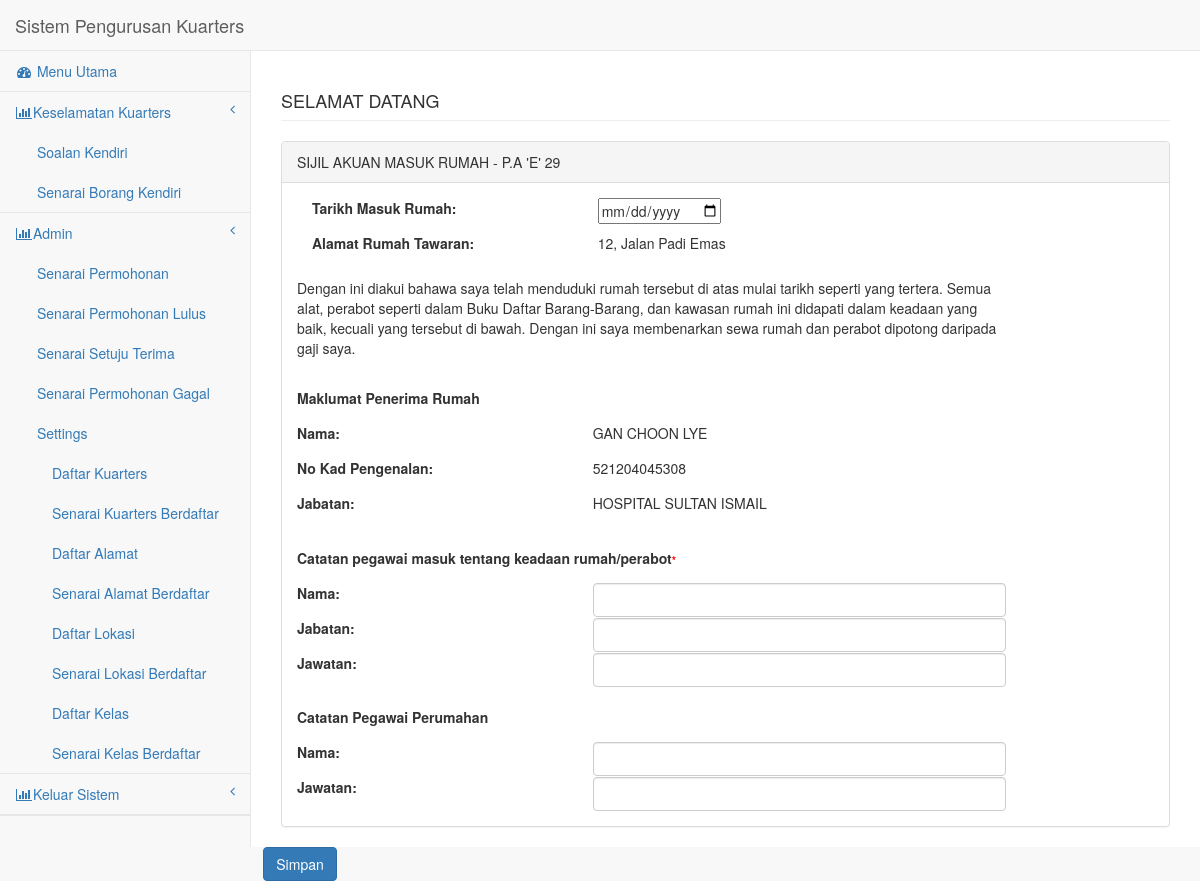
The app's page /pages/akuanmasuk.php with its own data.
### tables this page shows
CREATE TABLE IF NOT EXISTS `tblalamat` (
  `a_id` int(20) NOT NULL AUTO_INCREMENT,
  `a_nama` varchar(250) NOT NULL,
  `a_jabatan` int(11) NOT NULL,
  `a_gred` varchar(30) NOT NULL,
  `a_buka` int(20) NOT NULL COMMENT '1- tak buka 2 -buka',
  `a_susun` int(11) NOT NULL,
  `a_status` int(11) NOT NULL DEFAULT '1',
  PRIMARY KEY (`a_id`)
);

CREATE TABLE IF NOT EXISTS `tablepengguna` (
  `id` int(25) NOT NULL AUTO_INCREMENT,
  `nokadpengenalan` varchar(14) NOT NULL,
  `namapemohon` varchar(255) DEFAULT NULL,
  `katalaluan` varchar(32) NOT NULL,
  `jawatan` varchar(50) NOT NULL,
  `jabatan` varchar(10) DEFAULT NULL,
  `kumpulanb` int(40) NOT NULL,
  `emelrasmi` varchar(50) NOT NULL,
  `notel` varchar(20) NOT NULL,
  `tarikhlantik` date NOT NULL,
  `induksi` text NOT NULL,
  `unit` int(11) DEFAULT NULL,
  `tpbahagian` int(50) NOT NULL,
  `siri` varchar(10) NOT NULL,
  `periksa` text NOT NULL,
  `status` varchar(5) NOT NULL DEFAULT '1',
  `logatt` varchar(5) NOT NULL DEFAULT '0',
  `logerr` varchar(5) NOT NULL DEFAULT '0',
  `status1` int(11) NOT NULL DEFAULT '1',
  `authlevel` int(11) NOT NULL,
  `kategori` int(11) NOT NULL,
  PRIMARY KEY (`id`),
  KEY `ptj` (`jabatan`),
  KEY `unit2` (`unit`),
  KEY `status` (`status1`)
);

CREATE TABLE IF NOT EXISTS `tablejabatan` (
  `id` varchar(3) NOT NULL,
  `kodjabatan` varchar(255) NOT NULL,
  `jabatan` varchar(255) DEFAULT NULL,
  `ptjvalue` int(5) NOT NULL,
  `kod` varchar(20) DEFAULT NULL,
  `ketuajawatan` varchar(255) DEFAULT NULL,
  `alamat` text,
  PRIMARY KEY (`kodjabatan`)
);

### pages/akuanmasuk.php (the view, shortened to what this page needs)
<!DOCTYPE html>
<html lang="en">
<head>
<link href="../bower_components/bootstrap/dist/css/bootstrap.min.css"
  rel="stylesheet">
<link href="../bower_components/metisMenu/dist/metisMenu.min.css"
  rel="stylesheet">
<link href="../dist/css/sb-admin-2.css" rel="stylesheet">
<link href="../bower_components/font-awesome/css/font-awesome.min.css"
  rel="stylesheet" type="text/css">
</head>
<body>
<form method="post" >
  <div id="wrapper">
    <?php include('leftbar.php'); ?>
    <div id="page-wrapper">
      <div class="row">
        <div  class="col-lg-12">
          <h4 class="page-header"><?php echo strtoupper("selamat datang"." ".htmlentities($_SESSION['namapegawai']));?></h4>
        </div>
      </div>
      <div class="row">
        <?php
          $queryp     = "SELECT * from tbl_pemohonan ";
          $resultp    = mysql_query($queryp) or die(mysql_error());
          $datap      = mysql_fetch_array($resultp);
          $idstaff          = $datap['p_staff'];
          $dalamattawaran   = $datap['p_alamattawaran'];
          $queryq     = "SELECT * from tablepengguna WHERE id = '$idstaff'";
          $resultq    = mysql_query($queryq) or die(mysql_error());
          $dataq      = mysql_fetch_array($resultq);
          $spic       = $dataq['nokadpengenalan'];
          $spnama     = $dataq['namapemohon'];
          $sjabatan   = $dataq['jabatan'];
          $queryjabatan = "SELECT * FROM tablejabatan WHERE kodjabatan = '$sjabatan'";
          $resultjabatan  = mysql_query($queryjabatan) or die(mysql_error());
          $datajabatan  = mysql_fetch_array($resultjabatan);
          $sdjabatan = $datajabatan['jabatan'];
          $queryalamat = "SELECT * from tblalamat WHERE a_id = '$dalamattawaran'";
          $resultalamat = mysql_query($queryalamat);
          $dataalamat = mysql_fetch_array($resultalamat);
          $sdalamat = $dataalamat ['a_nama'];
        ?>
        <div class="col-lg-12">
          <div class="panel panel-default">
            <div class="panel-heading">SIJIL AKUAN MASUK RUMAH - P.A 'E' 29 </div>
            <div class="panel-body">
              <div class="row">
                <div class="col-lg-12">
                  <div class="form-group">
                      <div class="col-lg-4">
                        <label>Tarikh Masuk Rumah:</label>
                      </div>
                          <div class="col-lg-6">
                            <input type="date" name="tmasuk" id="tmasuk">
                          </div>
                    </div><br>
                    <div class="form-group">
                      <div class="col-lg-4">
                        <label>Alamat Rumah Tawaran:</label>
                      </div>
                          <div class="col-lg-6">
                            <?php echo $sdalamat ?>
                          </div>
                    </div>
                  </div>
                </div><br>
                <div class="row">
                  <div class="form-group">
                    <div class="col-lg-10">
                      <p>Dengan ini diakui bahawa saya telah menduduki rumah tersebut di atas mulai tarikh seperti yang tertera. Semua alat, perabot seperti dalam Buku Daftar Barang-Barang, dan kawasan rumah ini didapati dalam keadaan yang baik, kecuali yang tersebut di bawah. Dengan ini saya membenarkan sewa rumah dan perabot dipotong daripada gaji saya.</p>
                    </div>
                  </div>
                </div><br>
                <div class="row">
                  <div class="form-group">
                    <div class="col-lg-4">
                        <label>Maklumat Penerima Rumah</label>
                      </div>
                  </div><br>
                  <div class="form-group">
                    <div class="col-lg-4">
                        <label>Nama:</label>
                      </div>
                          <div class="col-lg-6">
                            <?php echo $spnama; ?>
                          </div>
                  </div><br>
                  <div class="form-group">
                    <div class="col-lg-4">
                        <label>No Kad Pengenalan:</label>
                      </div>
                          <div class="col-lg-6">
                            <?php echo $spic; ?>
                          </div>
                  </div><br>
                  <div class="form-group">
                    <div class="col-lg-4">
                        <label>Jabatan:</label>
                      </div>
                          <div class="col-lg-6">
                            <?php echo $sdjabatan; ?>
                          </div>
                  </div><br>
                </div><br>
                <div class="row">
                  <div class="form-group">
                      <div class="col-lg-10">
                        <label>Catatan pegawai masuk tentang keadaan rumah/perabot<span id="" style="font-size:11px;color:red">*</span> </label>
                      </div>
                  </div><br>
                  <div class="form-group">
                    <div class="col-lg-4">
                        <label>Nama:</label>
                      </div>
                          <div class="col-lg-6">
                            <input class="form-control" name="pnama" id="pnama">
                          </div>
                  </div><br>
                  <div class="form-group">
                    <div class="col-lg-4">
                        <label>Jabatan:</label>
                      </div>
                          <div class="col-lg-6">
                            <input class="form-control" name="jabatan" id="jabatan">
                          </div>
                  </div><br>
                  <div class="form-group">
                    <div class="col-lg-4">
                        <label>Jawatan:</label>
                      </div>
                          <div class="col-lg-6">
                            <input class="form-control" name="jawatan" id="jawatan">
                          </div>
                  </div>
                </div><br>
                <div class="row">
                  <div class="form-group">
                    <div class="col-lg-10">
                        <label>Catatan Pegawai Perumahan</label>
                    </div>
                </div><br>
                <div class="form-group">
                  <div class="col-lg-4">
                        <label>Nama:</label>
                      </div>
                          <div class="col-lg-6">
                            <input class="form-control" name="ppnama" id="ppnama">
                          </div>
                </div><br>
                <div class="form-group">
                  <div class="col-lg-4">
                        <label>Jawatan:</label>
                      </div>
                          <div class="col-lg-6">
                            <input class="form-control" name="pjawatan" id="pjawatan">
                          </div>
                </div>
                </div>
              </div>
            </div>
          </div>
        </div>
      </div>
  <span class="col-lg-6" align="center">
     <input type="submit" class="btn btn-primary" name="submit" id="submit" value="Simpan">
  </span>
    </body>
</html>

### records on screen
tblalamat: a_nama "12, Jalan Padi Emas"
tablepengguna: namapemohon "GAN CHOON LYE", nokadpengenalan "521204045308"
tablejabatan: jabatan "HOSPITAL SULTAN ISMAIL"
